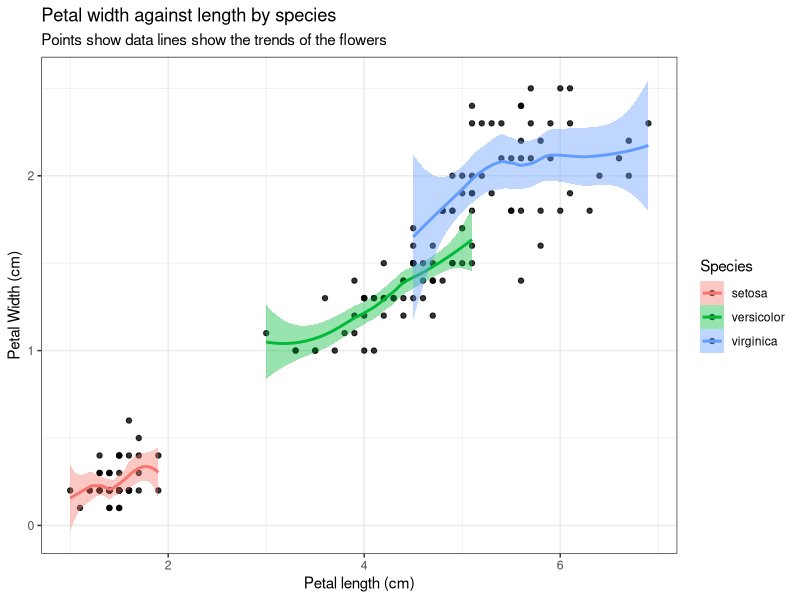

The R script that drew this image:
library(ggplot2)
library(dplyr)

data(iris)

ggplot(iris, aes(x= Petal.Length, y= Petal.Width, fill=Species)) +
  geom_point(alpha = 0.8) +
  labs(x = "Petal length (cm)",
       y= "Petal Width (cm)",
       title= "Petal width against length by species",
       subtitle = "Points show data lines show the trends of the flowers") +
  theme_bw() +
  geom_smooth(aes(colour= Species))
